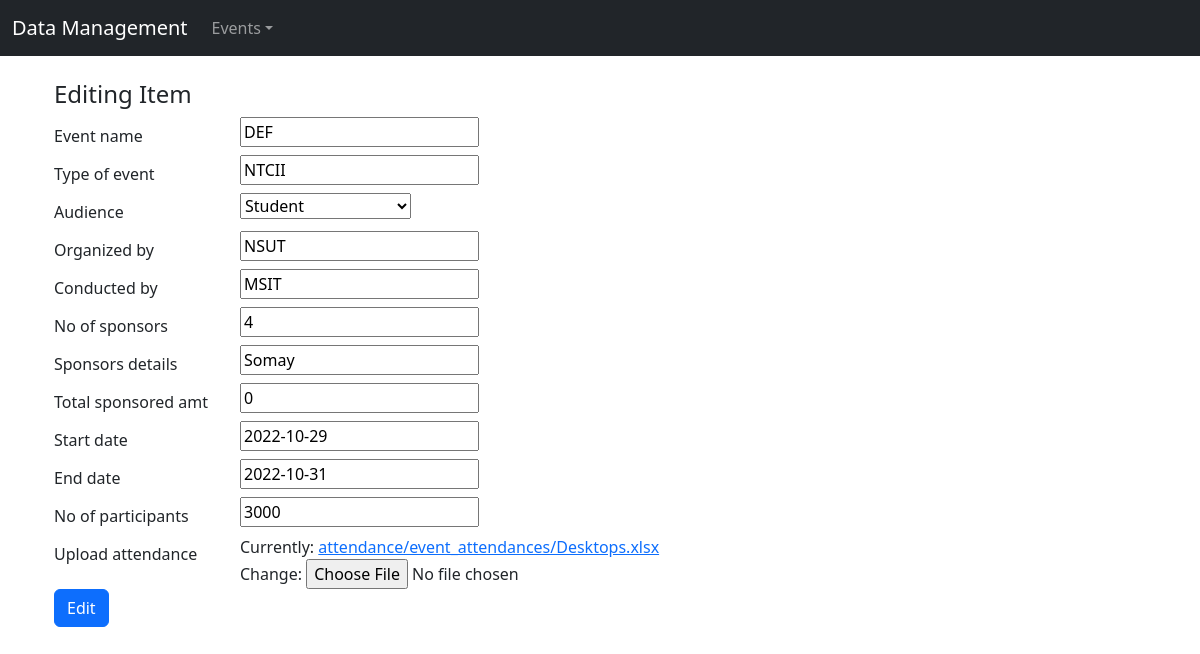
The page /edit_event/6 on the database its author committed.
### manage_data/models.py (models this page shows, shortened)
class Events(models.Model):
    event_name = models.CharField(max_length=200,blank=False)
    type_of_event = models.CharField(max_length=200,blank=False)
    audience = (
        ('Faculty','Faculty'),
        ('Student','Student'),
        ('Both','Faculty and Student'),
    )
    Audience = models.CharField(max_length=20,choices=audience,blank=False)
    Organized_by = models.CharField(max_length=255,blank=False)
    Conducted_by = models.CharField(max_length=255,blank=False)
    no_of_sponsors = models.IntegerField()
    sponsors_details = models.CharField(max_length=255,blank=False,default='Somay')
    total_sponsored_amt = models.IntegerField(default=0)
    start_date = models.DateField()
    end_date = models.DateField()
    no_of_participants = models.IntegerField()
    upload_attendance = models.FileField(upload_to='attendance/event_attendances/')
    uploaded_at = models.DateTimeField(auto_now_add=True)

### manage_data/views.py (the view)
# urls.py: path('edit_event/<int:pk>',edit_event,name='edit_event'),
def edit_event(request,pk):
    return edit_form(request,pk,Events,EventForm)

### manage_data/forms.py
class EventForm(forms.ModelForm):
    class Meta:
        model = Events
        fields = ('event_name','type_of_event','Audience','Organized_by','Conducted_by','no_of_sponsors','sponsors_details','total_sponsored_amt','start_date','end_date','no_of_participants','upload_attendance')

### manage_data/views.py (called while the page is built)
def edit_form(request,pk,model,cls):
    item = get_object_or_404(model,pk=pk)
    if request.method == "POST":
        form = cls(request.POST, instance=item)
        if form.is_valid():
            form.save()
            return redirect('display_events')
        else:
            return redirect('display_events')
    else:
        form = cls(instance=item)
        return render(request,'edit_item.html',{'form' : form})

### manage_data/templates/edit_item.html (shortened to what this page needs)
{% extends 'base.html' %}
{% block body %}
    <div class="container">
        <form action="" method="post">
            <h4>Editing Item</h4>
            {% for field in form %}
                <div class="form-group row">
                    <label for="id_{{ field.name }}" class="col-2 col-form-label"> {{ field.label }} </label>
                    <div class="col-10">
                        {{ field }}
                    </div>
                </div>
            {% endfor %}
            <button type="submit" class="btn btn-primary" name="button">Edit</button>
        </form>
    </div>
{% endblock %}

### rows shown on the page
Events: form "DEF" "NTCII" "Student" "NSUT" "MSIT" "4" "Somay" "0" "2022-10-29" "2022-10-31" "3000"

### other values the page prints
{{ field.label }} "Event name" "Type of event" "Audience" "Organized by" "Conducted by" "No of sponsors" "Sponsors details" "Total sponsored amt" "Start date" "End date" "No of participants" "Upload attendance"
